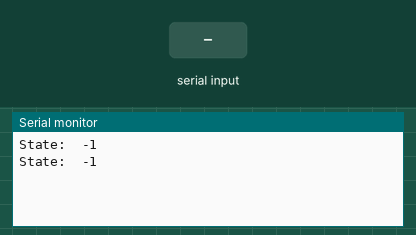
A sketch run on a simulated ESP8266 (NodeMCU). Parts: the last lines printed to the serial monitor. Inputs (shaded band) come from the test bench. WiFi joins after 1.5 s; servers stay silent unless stated.

Above: at 3.0 s.
3.1 s: "1" received over Serial
At 4.4 s:
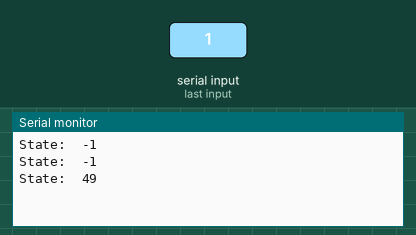
4.6 s: "0" received over Serial
At 5.6 s:
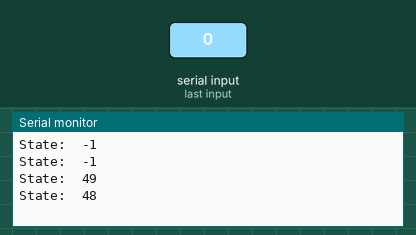
6.1 s: "2" received over Serial
At 7.6 s:
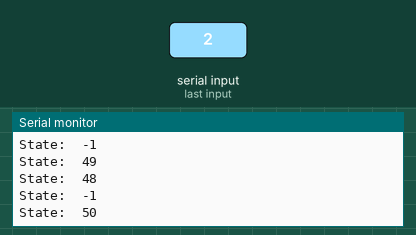
Timing chart, 0 to 9.1 s (numbered marks = the images above; inputs shaded):
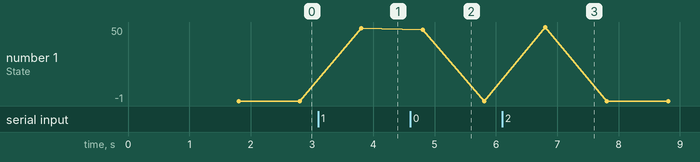

Measured:
- after the input at 3.1 s, the serial monitor: prints a new line after 0.71 s (image 1)
- after the input at 4.6 s, the serial monitor: prints a new line after 0.21 s (image 2)
- after the input at 6.1 s, the serial monitor: prints a new line after 0.71 s (image 3)
- plotted number 1: -1 → 49 after the input at 3.1 s

The sketch:

node_mcu_part.ino
```cpp
#include <ESP8266WiFi.h>
#include <BlynkSimpleEsp8266.h>


char auth[] = "C8ylvGmgrq2z5AfHNVpQt6EQ9X9-FHZ-";    //Blynk authorization token

//WIFI Credentials
char ssid[] = "643 Ground";
char pass[] = "643block13";

int data;


void setup() {
  Serial.begin(9600);
  Blynk.begin(auth, ssid, pass);
}

void loop() {
  Blynk.run();
  Serial.print("State:  ");
  data = Serial.read();
  Serial.println(data);
  Blynk.virtualWrite(V5, data);
  delay (1000);
}


/*
BlynkTimer timer;

// This function sends Arduino's up time every second to Virtual Pin (5).
// In the app, Widget's reading frequency should be set to PUSH. This means
// that you define how often to send data to Blynk App.
void myTimerEvent()
{
  // You can send any value at any time.
  // Please don't send more that 10 values per second.
  Blynk.virtualWrite(V5, millis() / 1000);
}*/

/*void setup()
{
  timer.setInterval(1000L, myTimerEvent);
}*/

/*void loop()
{
  timer.run(); // Initiates BlynkTimer
}*/
```
